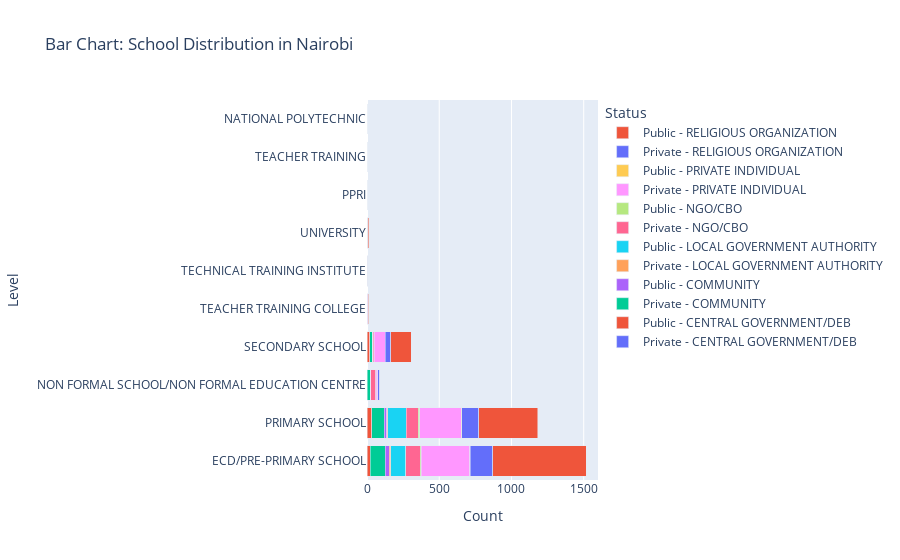

This figure's notebook cell:
### Code cell
priv_grouped = priv.groupby(['Level', 'Sponsor']).size().reset_index(name='Count')
pub_grouped = pub.groupby(['Level', 'Sponsor']).size().reset_index(name='Count')

unique_sponsors = priv_grouped['Sponsor'].unique()

fig = go.Figure()

for sponsor in unique_sponsors:
    priv_data = priv_grouped[priv_grouped['Sponsor'] == sponsor]
    pub_data = pub_grouped[pub_grouped['Sponsor'] == sponsor]

    fig.add_trace(go.Bar(
        x=priv_data['Count'],
        y=priv_data['Level'],
        name=f'Private - {sponsor}',
        orientation='h'
    ))

    fig.add_trace(go.Bar(
        x=pub_data['Count'],
        y=pub_data['Level'],
        name=f'Public - {sponsor}',
        orientation='h'
    ))

fig.update_layout(
    barmode='stack',
    title='Bar Chart: School Distribution in Nairobi',
    xaxis_title='Count',
    yaxis_title='Level',
    legend_title='Status',
)

fig.show()

### Figure 1 — Plotly figure (JSON) as saved in the notebook; plotly's stock layout.template omitted (floating-point values rounded to 4 significant figures)
{"data": [{"name": "Private - CENTRAL GOVERNMENT/DEB", "orientation": "h", "type": "bar", "x": [3, 3], "y": ["ECD/PRE-PRIMARY SCHOOL", "PRIMARY SCHOOL"]}, {"name": "Public - CENTRAL GOVERNMENT/DEB", "orientation": "h", "type": "bar", "x": [19, 2, 31, 20, 1, 4, 5], "y": ["ECD/PRE-PRIMARY SCHOOL", "NON FORMAL SCHOOL/NON FORMAL EDUCATION CENTRE", "PRIMARY SCHOOL", "SECONDARY SCHOOL", "TEACHER TRAINING COLLEGE", "TECHNICAL TRAINING INSTITUTE", "UNIVERSITY"]}, {"name": "Private - COMMUNITY", "orientation": "h", "type": "bar", "x": [103, 19, 87, 17], "y": ["ECD/PRE-PRIMARY SCHOOL", "NON FORMAL SCHOOL/NON FORMAL EDUCATION CENTRE", "PRIMARY SCHOOL", "SECONDARY SCHOOL"]}, {"name": "Public - COMMUNITY", "orientation": "h", "type": "bar", "x": [30, 5, 14, 2], "y": ["ECD/PRE-PRIMARY SCHOOL", "NON FORMAL SCHOOL/NON FORMAL EDUCATION CENTRE", "PRIMARY SCHOOL", "SECONDARY SCHOOL"]}, {"name": "Private - LOCAL GOVERNMENT AUTHORITY", "orientation": "h", "type": "bar", "x": [9, 8, 1], "y": ["ECD/PRE-PRIMARY SCHOOL", "PRIMARY SCHOOL", "SECONDARY SCHOOL"]}, {"name": "Public - LOCAL GOVERNMENT AUTHORITY", "orientation": "h", "type": "bar", "x": [103, 1, 130, 2], "y": ["ECD/PRE-PRIMARY SCHOOL", "NON FORMAL SCHOOL/NON FORMAL EDUCATION CENTRE", "PRIMARY SCHOOL", "SECONDARY SCHOOL"]}, {"name": "Private - NGO/CBO", "orientation": "h", "type": "bar", "x": [100, 35, 83, 9], "y": ["ECD/PRE-PRIMARY SCHOOL", "NON FORMAL SCHOOL/NON FORMAL EDUCATION CENTRE", "PRIMARY SCHOOL", "SECONDARY SCHOOL"]}, {"name": "Public - NGO/CBO", "orientation": "h", "type": "bar", "x": [7, 1, 8], "y": ["ECD/PRE-PRIMARY SCHOOL", "NON FORMAL SCHOOL/NON FORMAL EDUCATION CENTRE", "PRIMARY SCHOOL"]}, {"name": "Private - PRIVATE INDIVIDUAL", "orientation": "h", "type": "bar", "x": [337, 13, 1, 289, 76, 1, 4, 1, 1], "y": ["ECD/PRE-PRIMARY SCHOOL", "NON FORMAL SCHOOL/NON FORMAL EDUCATION CENTRE", "PPRI", "PRIMARY SCHOOL", "SECONDARY SCHOOL", "TEACHER TRAINING", "TEACHER TRAINING COLLEGE", "TECHNICAL TRAINING INSTITUTE", "UNIVERSITY"]}, {"name": "Public - PRIVATE INDIVIDUAL", "orientation": "h", "type": "bar", "x": [5, 3, 1], "y": ["ECD/PRE-PRIMARY SCHOOL", "PRIMARY SCHOOL", "UNIVERSITY"]}, {"name": "Private - RELIGIOUS ORGANIZATION", "orientation": "h", "type": "bar", "x": [156, 11, 116, 36, 3, 1, 2], "y": ["ECD/PRE-PRIMARY SCHOOL", "NON FORMAL SCHOOL/NON FORMAL EDUCATION CENTRE", "PRIMARY SCHOOL", "SECONDARY SCHOOL", "TEACHER TRAINING COLLEGE", "TECHNICAL TRAINING INSTITUTE", "UNIVERSITY"]}, {"name": "Public - RELIGIOUS ORGANIZATION", "orientation": "h", "type": "bar", "x": [647, 1, 2, 410, 143, 4, 2, 6], "y": ["ECD/PRE-PRIMARY SCHOOL", "NATIONAL POLYTECHNIC", "NON FORMAL SCHOOL/NON FORMAL EDUCATION CENTRE", "PRIMARY SCHOOL", "SECONDARY SCHOOL", "TEACHER TRAINING COLLEGE", "TECHNICAL TRAINING INSTITUTE", "UNIVERSITY"]}], "layout": {"barmode": "stack", "legend": {"title": {"text": "Status"}}, "title": {"text": "Bar Chart: School Distribution in Nairobi"}, "xaxis": {"title": {"text": "Count"}}, "yaxis": {"title": {"text": "Level"}}}}
